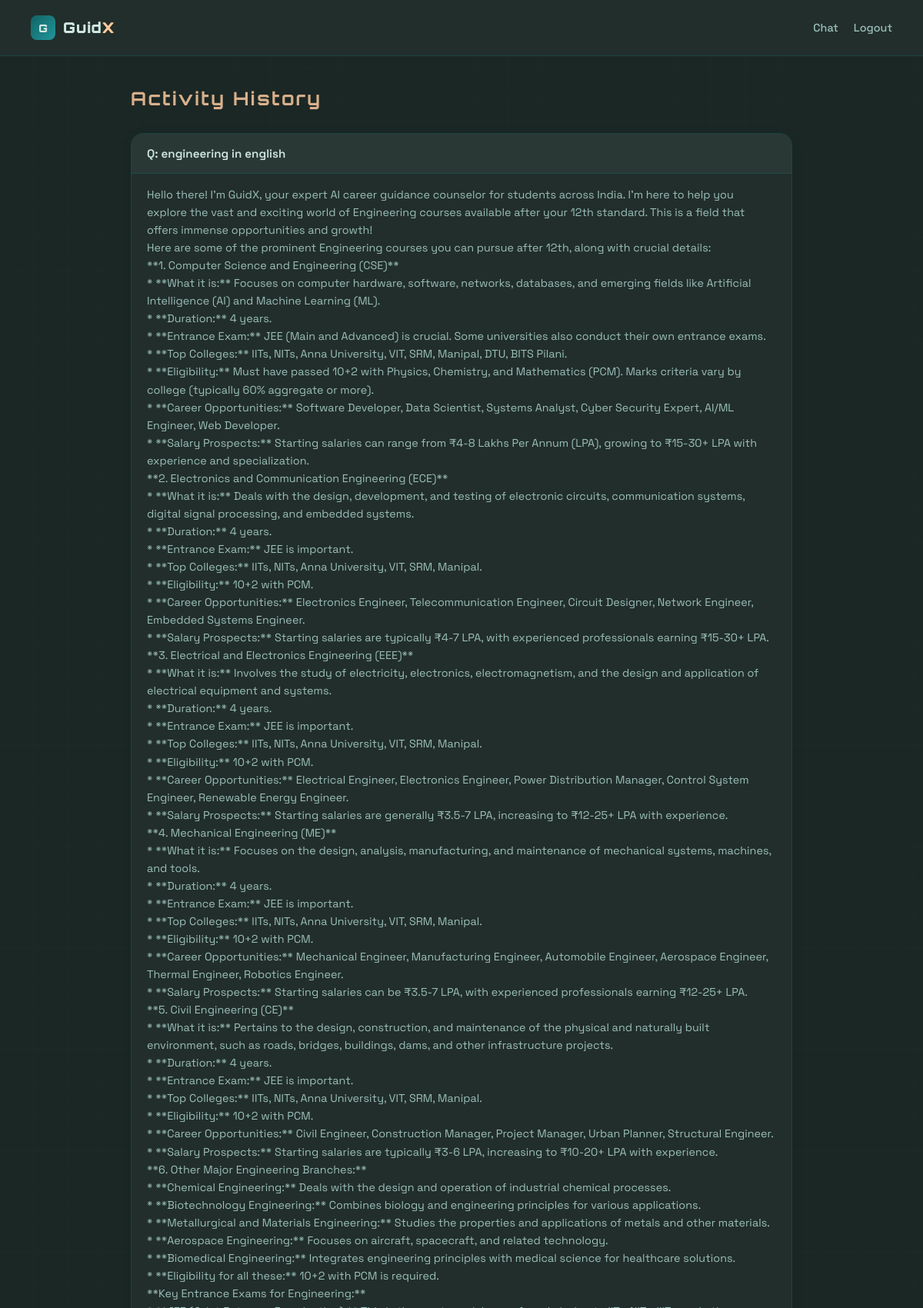
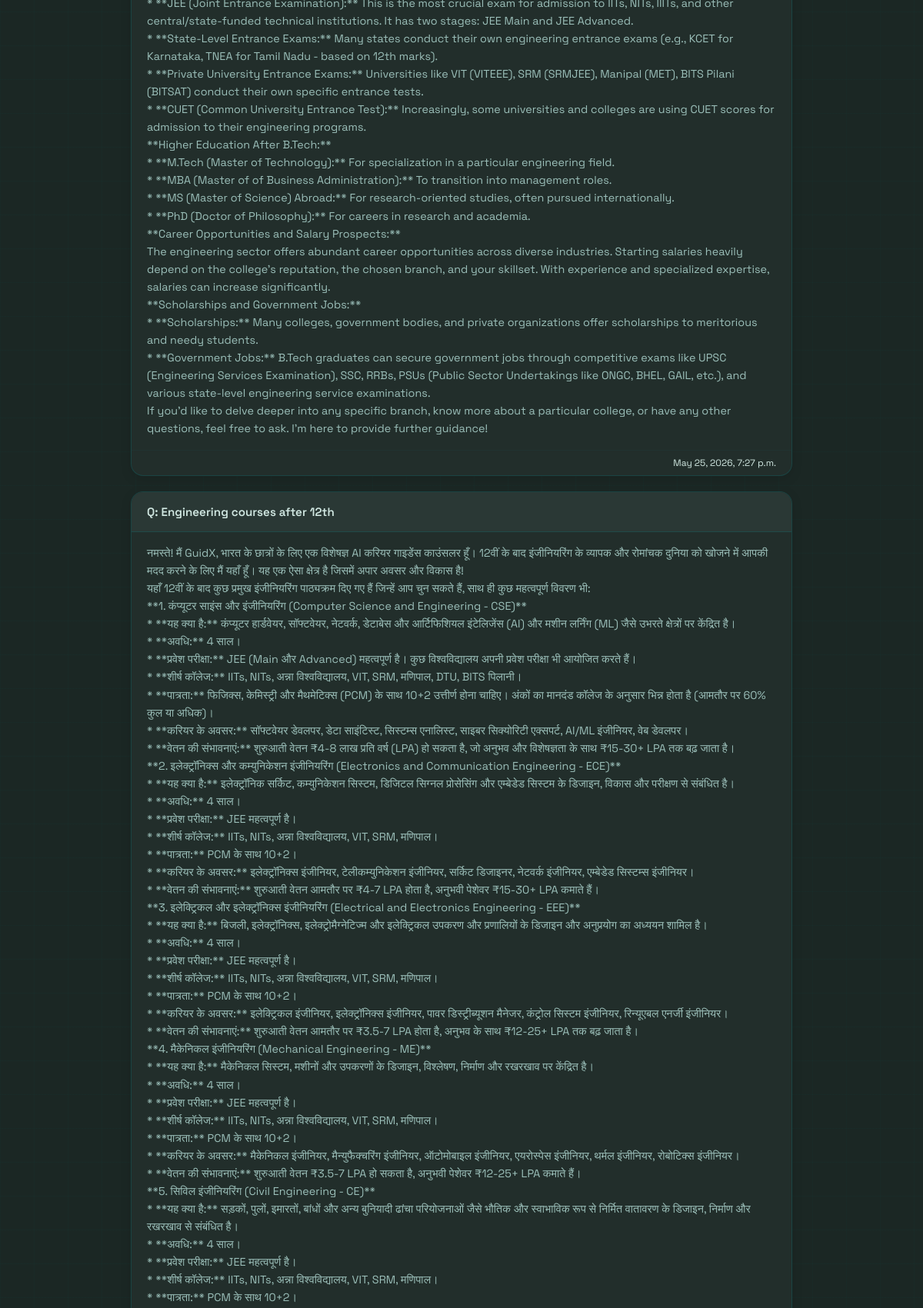
/chatbot/history/ (signed in, upper part), run on the app's committed database (2 pictures, top to bottom).
### chatbot/models.py (models this page shows, shortened)
class SearchHistory(models.Model):
    profile = models.ForeignKey(StudentProfile, on_delete=models.CASCADE, related_name='history')
    user = models.ForeignKey(User, on_delete=models.SET_NULL, null=True, blank=True, related_name='history')
    conversation_id = models.CharField(max_length=255, null=True, blank=True)
    query = models.TextField()
    response = models.TextField()
    timestamp = models.DateTimeField(auto_now_add=True)

### chatbot/views.py (the view)
# urls.py: path("history/", views.history_page, name="history"),
def history_page(request):
    if not request.user.is_authenticated:
        return redirect("/chatbot/login/")
    history = SearchHistory.objects.filter(user=request.user).order_by("-timestamp")[:50]
    return render(request, "chatbot/history.html", {"history": history})

### chatbot/templates/chatbot/history.html (shortened to what this page needs)
<!DOCTYPE html>
<html lang="en">
<head>
</head>
<body>
    <header class="header">
        <a href="/chatbot/home/" class="brand">
            <div class="brand-icon"><div class="brand-icon-letter">G</div></div>
            <div class="brand-name">Guid<span class="x">X</span></div>
        </a>
        <nav class="user-nav">
            <a href="/chatbot/" class="nav-link">Chat</a>
            <a href="/chatbot/logout/" class="nav-link">Logout</a>
        </nav>
    </header>
    <main class="container">
        <h2>Activity History</h2>
        <div class="history-list">
            {% for item in history %}
                <div class="history-item">
                    <div class="query-box">Q: {{ item.query }}</div>
                    <div class="response-box">{{ item.response|linebreaks }}</div>
                    <div class="timestamp">{{ item.timestamp|date:"M j, Y, g:i a" }}</div>
                </div>
            {% empty %}
                <div class="empty-state">
                    <p>No activity recorded yet. Start a conversation with GuidX!</p>
                    <a href="/chatbot/" class="btn-chat">Start Chanting</a>
                </div>
            {% endfor %}
        </div>
    </main>
</body>
</html>

### chatbot/templates/chatbot/history.html (style rules this page uses)
:root { --teal-dk:#116466;--teal-md:#1a7a7c;--teal-lt:#22959a; --sand:#D9B08C;--sand-lt:#FFCB9A;--mint:#D1E8E2;--mint-dk:#a8d5cc; --bg:#1b2724;--surface:#222e2b;--surface2:#2a3835; --border:rgba(17,100,102,0.4);--text:#D1E8E2;--text2:#9bbfb9; --glow:rgba(17,100,102,0.45);--glow-sand:rgba(255,203,154,0.2); }
* { box-sizing: border-box; margin: 0; padding: 0; -webkit-font-smoothing: antialiased; }
body { font-family: 'Space Grotesk', system-ui, sans-serif; background: var(--bg); color: var(--text); min-height: 100vh; display: flex; flex-direction: column; overflow-x: hidden; position: relative; }
body::before { content: ''; position: fixed; inset: 0; background-image: linear-gradient(rgba(17,100,102,0.05) 1px, transparent 1px), linear-gradient(90deg, rgba(17,100,102,0.05) 1px, transparent 1px); background-size: 44px 44px; z-index: 0; }
.header { padding: 20px 40px; background: var(--surface); border-bottom: 1px solid var(--border); display: flex; justify-content: space-between; align-items: center; position: sticky; top: 0; z-index: 100; }
.brand { display: flex; align-items: center; gap: 10px; text-decoration: none; }
.brand-icon { width: 32px; height: 32px; background: linear-gradient(135deg, var(--teal-dk), var(--teal-lt)); border-radius: 8px; display: flex; align-items: center; justify-content: center; }
.brand-icon-letter { font-family: 'Orbitron', sans-serif; font-size: 14px; font-weight: 900; color: var(--mint); }
.brand-name { font-family: 'Orbitron', sans-serif; font-size: 1.2rem; font-weight: 900; color: var(--mint); letter-spacing: 0.05em; }
.brand-name .x { color: var(--sand-lt); }
.user-nav { display: flex; gap: 20px; align-items: center; }
.nav-link { color: var(--text2); text-decoration: none; font-size: 0.9rem; font-weight: 500; transition: color 0.2s; }
.container { flex: 1; width: 100%; max-width: 900px; margin: 40px auto; padding: 0 20px; position: relative; z-index: 10; }
h2 { font-family: 'Orbitron', sans-serif; font-size: 1.5rem; color: var(--sand); margin-bottom: 30px; letter-spacing: 0.1em; }
.history-list { display: flex; flex-direction: column; gap: 20px; }
.history-item { background: var(--surface); border: 1px solid var(--border); border-radius: 16px; overflow: hidden; box-shadow: 0 4px 15px rgba(0,0,0,0.1); transition: transform 0.2s; }
.query-box { padding: 16px 20px; background: var(--surface2); border-bottom: 1px solid var(--border); font-weight: 600; color: var(--mint); font-size: 0.95rem; }
.response-box { padding: 16px 20px; color: var(--text2); font-size: 0.9rem; line-height: 1.6; }
.timestamp { padding: 8px 20px; font-size: 0.75rem; color: var(--text3); border-top: 1px solid rgba(17,100,102,0.1); text-align: right; }

### data on the page
SearchHistory: query "engineering in english", response "Hello there! I'm GuidX, your expert AI career guidance counselor for students across India. I'm here to help you explore the vast and exciting world of Engineering courses available after your 12th standard. This is a field that offers immense opportunities and growth! Here are some of the prominent Engineering courses you can pursue after 12th, along with crucial details: **1. Computer Science and Engineering (CSE)** * **What it is:** Focuses on computer hardware, software, networks, databases, and emerging fields like Artificial Intelligence (AI) and Machine Learning (ML). * **Duration:** 4 years. * **Entrance Exam:** JEE (Main and Advanced) is crucial. Some universities also conduct…", timestamp "May 25, 2026, 7:27 p.m."
SearchHistory: query "Engineering courses after 12th", response "नमस्ते! मैं GuidX, भारत के छात्रों के लिए एक विशेषज्ञ AI करियर गाइडेंस काउंसलर हूँ। 12वीं के बाद इंजीनियरिंग के व्यापक और रोमांचक दुनिया को खोजने में आपकी मदद करने के लिए मैं यहाँ हूँ। यह एक ऐसा क्षेत्र है जिसमें अपार अवसर और विकास है! यहाँ 12वीं के बाद कुछ प्रमुख इंजीनियरिंग पाठ्यक्रम दिए गए हैं जिन्हें आप चुन सकते हैं, साथ ही कुछ महत्वपूर्ण विवरण भी: **1. कंप्यूटर साइंस और इंजीनियरिंग (Computer Science and Engineering - CSE)** * **यह क्या है:** कंप्यूटर हार्डवेयर, सॉफ्टवेयर, नेटवर्क, डेटाबेस और आर्टिफिशियल इंटेलिजेंस (AI) और मशीन लर्निंग (ML) जैसे उभरते क्षेत्रों पर केंद्रित है। * **अवधि:** 4 साल। * **प्रवेश परीक्षा:** JEE (Main और Advanced) महत्वपूर्ण है। कुछ विश्वविद्यालय अपनी प्रवेश…"
